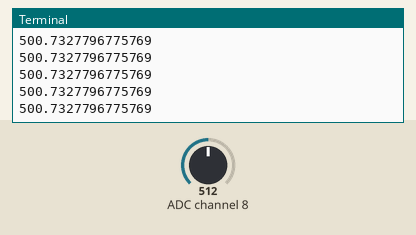
Bench run of a program on a simulated Raspberry Pi (BCM pin numbers). Parts: the last lines printed to the terminal. The inputs (shaded band) are chosen by the test bench; at power-on: ADC channel 8 = 512 (analog values on the 0–1023 scale).

Above: at 1.2 s.
1.3 s: ADC channel 8 set to 716
At 1.56 s:
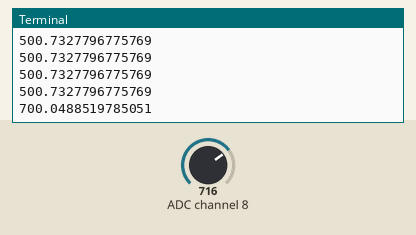
2.8 s: ADC channel 8 set to 900
At 2.96 s:
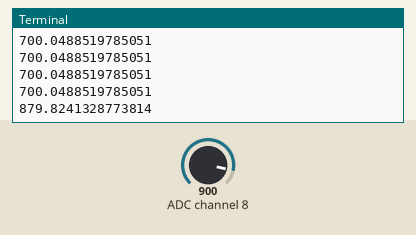
Timing chart, 0 to 5.8 s (numbered marks = the images above; inputs shaded):
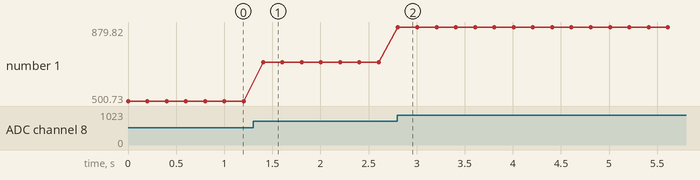

The program:

readADC-ch0.py
```python
#onboard IoT board.
# Capacitive Soil Moisture Sensor v1.2
# AliExpress https://bit.ly/3dMIDjD
from gpiozero import MCP3004,LED
from time import sleep

Vref = 3.3

adc = MCP3004(channel=0,device=1)
SensorPower0=LED(20)
SensorPower0.on()

while True:
	SensorPower0.on()
	print(adc.value*1000)
	SensorPower0.off()
	sleep(0.2)
```

Measured:
- after the input at 1.3 s, the terminal: prints a new line after 0.10 s (image 1)
- after the input at 2.8 s, the terminal: prints a new line at once (image 2)
- plotted number 1: 500.73 → 700.05 after the input at 1.3 s, 700.05 → 879.82 after the input at 2.8 s
